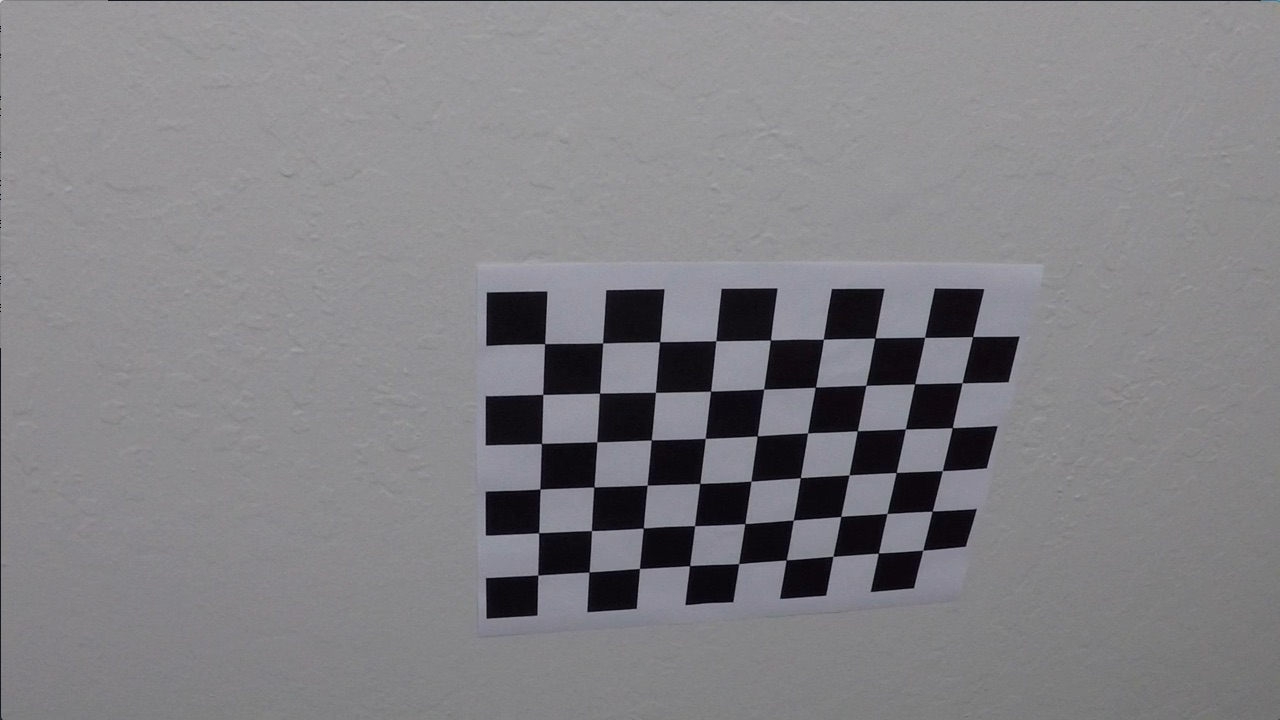
#> input picture camera_cal/calibration10.jpg, 1280 x 720 px; its folder holds only this picture in this run
$ jupyter execute --allow-errors 'Camera Calibration and Undistorting.ipynb'   (shell and % lines are left out)   (older library calls are emulated)
#> lines starting #> are read from the running program, lines starting #| are printed output that depends on the picture; after the words box and inside, x2 and y2 are one past the last pixel; in counts of white or black regions, pixels touching at a corner belong together
# Advanced Lane Finding

The goals / steps of this project are the following:

    Compute the camera calibration matrix and distortion coefficients given a set of chessboard images.
    Apply a distortion correction to raw images.
    Use color transforms, gradients, etc., to create a thresholded binary image.
    Apply a perspective transform to rectify binary image ("birds-eye view").
    Detect lane pixels and fit to find the lane boundary.
    Determine the curvature of the lane and vehicle position with respect to center.
    Warp the detected lane boundaries back onto the original image.
    Output visual display of the lane boundaries and numerical estimation of lane curvature and vehicle position.

## 0. Dependencys

[cell 1]
import os
import numpy as np
import cv2
import glob
import matplotlib
import matplotlib.pyplot as plt
import pickle

out_dir='output_images/'
# Make a list of calibration images
images = glob.glob('camera_cal/calibration*.jpg')

## 1. Camera Calibration

[cell 2]
def gen_obj_points (size):
    objp = np.zeros ((size[0] * size[1], 3), np.float32)
    objp [:, :2] = np.mgrid [0:size[0], 0:size[1]].T.reshape (-1, 2)
    return objp

obj_points = []
img_points = []

calibration_images = []
for file in glob.glob("camera_cal/calibration*.jpg"):
    img = cv2.imread (file)
#> img is the input picture: shape (720, 1280, 3); mean B, G, R 133.1, 129.4, 130.2
    gray = cv2.cvtColor (img, cv2.COLOR_BGR2GRAY)

    # there are not all chessboard corners detected on all images
    # sometime it detects smaller patterns
    # that's why I use different patterns to detect as much corners as possible

    pattern_size = (9, 6)
    found, corners = cv2.findChessboardCorners(gray, pattern_size, None, flags=cv2.CALIB_CB_ADAPTIVE_THRESH)
#> found = True; corners = 54 rows, first 8: [544.7, 343.6], [602.6, 342.9], [659.6, 341.7], [715.9, 340.6], [770.5, 340], [823.4, 339.3], [874.8, 338], [924.7, 337.3]
    if (not found):
        pattern_size = (9, 5)
        found, corners = cv2.findChessboardCorners(gray, pattern_size, None, flags=cv2.CALIB_CB_ADAPTIVE_THRESH)
    if (not found):
        pattern_size = (8, 6)
        found, corners = cv2.findChessboardCorners(gray, pattern_size, None, flags=cv2.CALIB_CB_ADAPTIVE_THRESH)
    if (not found):
        pattern_size = (7, 6)
        found, corners = cv2.findChessboardCorners(gray, pattern_size, None, flags=cv2.CALIB_CB_ADAPTIVE_THRESH)

    if (found):
        # saving corresponding object points
        obj_points.append (gen_obj_points (pattern_size))
        img_points.append (corners)
        cv2.drawChessboardCorners(img, pattern_size, corners, found)
#> img: shape (720, 1280, 3); 1.92% of pixels changed, all inside (x1, y1, x2, y2) = (532, 331, 980, 582)
        image_name=os.path.split(file)[1]
        write_name = out_dir+'corners_found_ny'+ str(pattern_size) +'_'+image_name
        cv2.imwrite(write_name, img)
        print(file)
        cv2.imshow('img', img)
        cv2.waitKey(500)

cv2.destroyAllWindows()

img = cv2.imread('camera_cal/calibration1.jpg')
#> (the rest of this cell did not finish here and is left out)

[cell 3]
# Save the camera calibration result for later use (we won't worry about rvecs / tvecs)
dist_pickle = {}
#> (the rest of this cell did not finish here and is left out)

[cell 4]
def undistort(img, mtx, dist):
    return cv2.undistort(img, mtx, dist, None, mtx)


# Test undistortion on an image
img = cv2.imread('camera_cal/calibration1.jpg')

#> (the rest of this cell did not finish here and is left out)

#> (a cell that did not finish here is left out)

[cell 6]
# Test undistortion on an image
img = cv2.cvtColor(cv2.imread ('test_images/straight_lines1.jpg'), cv2.COLOR_BGR2RGB)
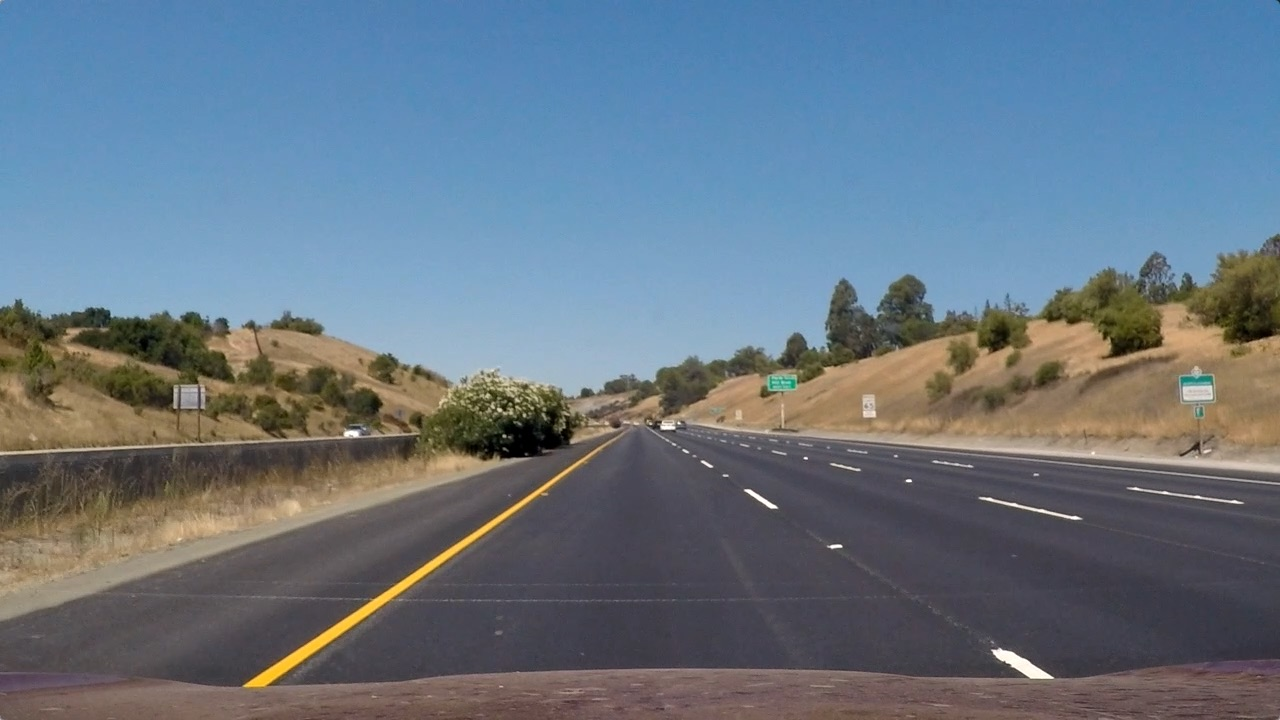
#> input picture test_images/straight_lines1.jpg, 1280 x 720 px

# Do camera calibration given object points and image points
#> (the rest of this cell did not finish here and is left out)

## 3. Create a thresholded binary image

[cell 7]
def abs_sobel_thresholding(gray, orient='x', sobel_kernel=3, thresh=(0, 255)):
    # Calculate directional gradient

    # 1) Take the derivative in x or y given orient = 'x' or 'y'
    if orient == 'x':
        sobel = cv2.Sobel(gray, cv2.CV_64F, 1, 0, ksize=sobel_kernel)
    else:
        sobel = cv2.Sobel(gray, cv2.CV_64F, 0, 1, ksize=sobel_kernel)
    # 2) Take the absolute value of the derivative or gradient
    abs_sobel = np.absolute(sobel)
    # 3) Scale to 8-bit (0 - 255) then convert to type = np.uint8
    scaled_sobel = np.uint8(255 * abs_sobel / np.max(abs_sobel))
    # 4) Create a mask of 1's where the scaled gradient magnitude
    # is > thresh_min and < thresh_max
    sxbinary = np.zeros_like(scaled_sobel)
    sxbinary[(scaled_sobel >= thresh[0]) & (scaled_sobel <= thresh[1])] = 1
    # 5) Return this mask as your binary_output image
    return sxbinary

def get_S_L(image):
    hls = cv2.cvtColor(image, cv2.COLOR_BGR2HLS)
#> hls: shape (720, 1280, 3); mean of channels 0, 1, 2 72.8, 117, 67
    S = hls[:,:,2]
    L = hls[:,:,1]
    return S, L

def light_mask(L, S):
    light_mask = np.zeros_like(L)
    light_mask[(S >= 5) & (L >= 130)] = 1
    return light_mask

# Retuns binary image based on thresholding functions
def get_binary_image(image):
    S, L = get_S_L(image)

    lm = light_mask(L, S)

    # Choose a Sobel kernel size
    ksize = 3 # Choose a larger odd number to smooth gradient measurements

    # Apply each of the thresholding functions
    gradx_l = abs_sobel_thresholding(L, orient='x', sobel_kernel=ksize, thresh=(25, 100))
    gradx_s = abs_sobel_thresholding(S, orient='x', sobel_kernel=ksize, thresh=(10, 100))

    combined = np.zeros_like(gradx_s)
    # For some images S channel works better, while for others L channel does
    # Mix results from either channels
    combined[((gradx_l == 1) | (gradx_s == 1)) & (lm == 1)] = 1

    return combined

[cell 8]
# Test undistortion on an image
img = cv2.cvtColor(cv2.imread ('test_images/straight_lines1.jpg'), cv2.COLOR_BGR2RGB)

S, L = get_S_L(img)
lm = light_mask(L, S)
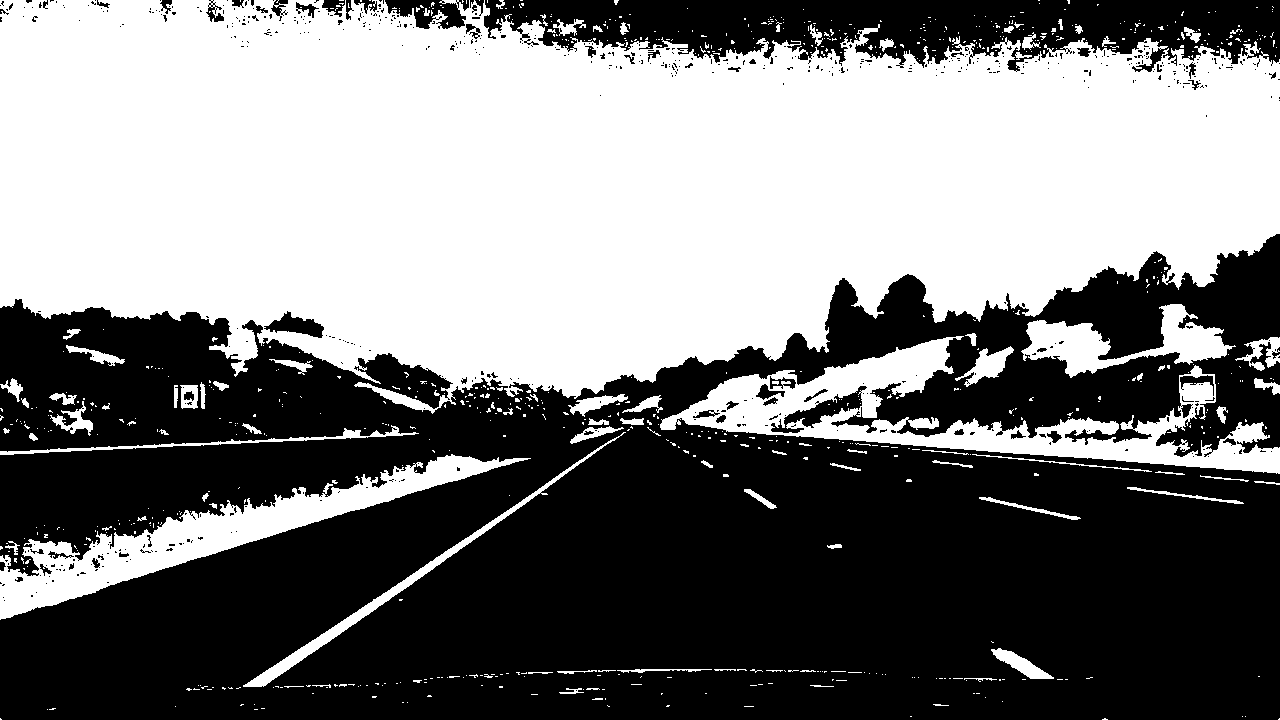
#> lm: shape (720, 1280); values 0 (black) and 1 (white), 48% white; 786 white regions (692 under 20 px), largest, box (x1, y1, x2, y2) and area: (0, 0, 1280, 414) 377338, (660, 336, 1280, 474) 23556, (0, 454, 531, 620) 18059

# Choose a Sobel kernel size
ksize = 3 # Choose a larger odd number to smooth gradient measurements

# Apply each of the thresholding functions
gradx_l = abs_sobel_thresholding(L, orient='x', sobel_kernel=ksize, thresh=(25, 100))
#> gradx_l: shape (720, 1280); values 0 (black) and 1 (white), 3.1% white in thin lines or dots
gradx_s = abs_sobel_thresholding(S, orient='x', sobel_kernel=ksize, thresh=(10, 100))
#> gradx_s: shape (720, 1280); values 0 (black) and 1 (white), 5.1% white in thin lines or dots

# Do camera calibration given object points and image points
combined = get_binary_image(img)
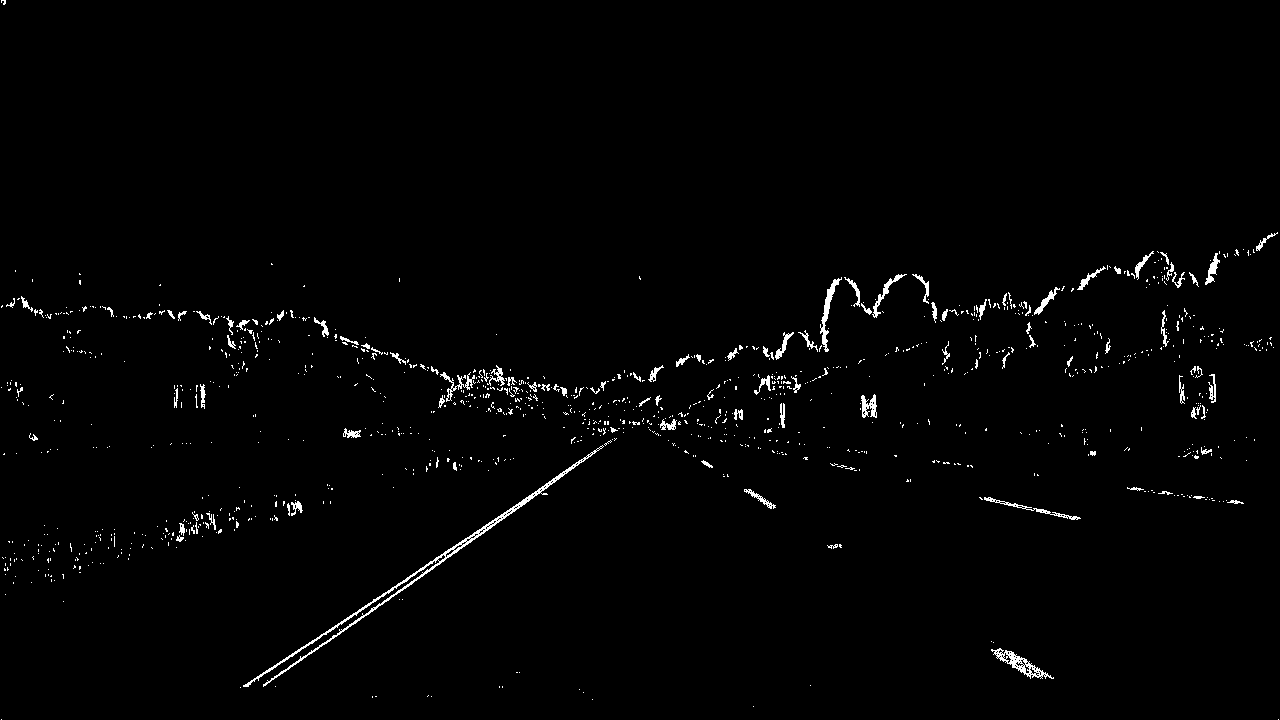
#> combined: shape (720, 1280); values 0 (black) and 1 (white), 1.4% white in thin lines or dots

f, ((ax11, ax12, ax13), (ax21, ax22, ax23), (ax31, ax32, ax33))= plt.subplots(3, 3, figsize=(20,10))

ax11.set_title('Original Image', fontsize=20)
ax11.axis('off')
ax11.imshow(img)

ax12.set_title('Combined', fontsize=20)
ax12.axis('off')
ax12.imshow(combined, cmap='gray')

ax13.axis('off')

ax21.set_title('L-Layer', fontsize=20)
ax21.axis('off')
ax21.imshow(L)

ax22.set_title('S-Layer', fontsize=20)
ax22.axis('off')
ax22.imshow(S)

ax23.set_title('Light mask', fontsize=20)
ax23.axis('off')
ax23.imshow(lm, cmap='gray')

ax31.set_title('Sobel threshold L-Layer', fontsize=20)
ax31.axis('off')
ax31.imshow(gradx_l, cmap='gray')

ax32.set_title('Sobel threshold S-Layer', fontsize=20)
ax32.axis('off')
ax32.imshow(gradx_s, cmap='gray')

ax33.axis('off')

## Perspective transform

[cell 9]
# determine perspective transform matrix
img = cv2.cvtColor(cv2.imread ('test_images/straight_lines2.jpg'), cv2.COLOR_BGR2RGB)
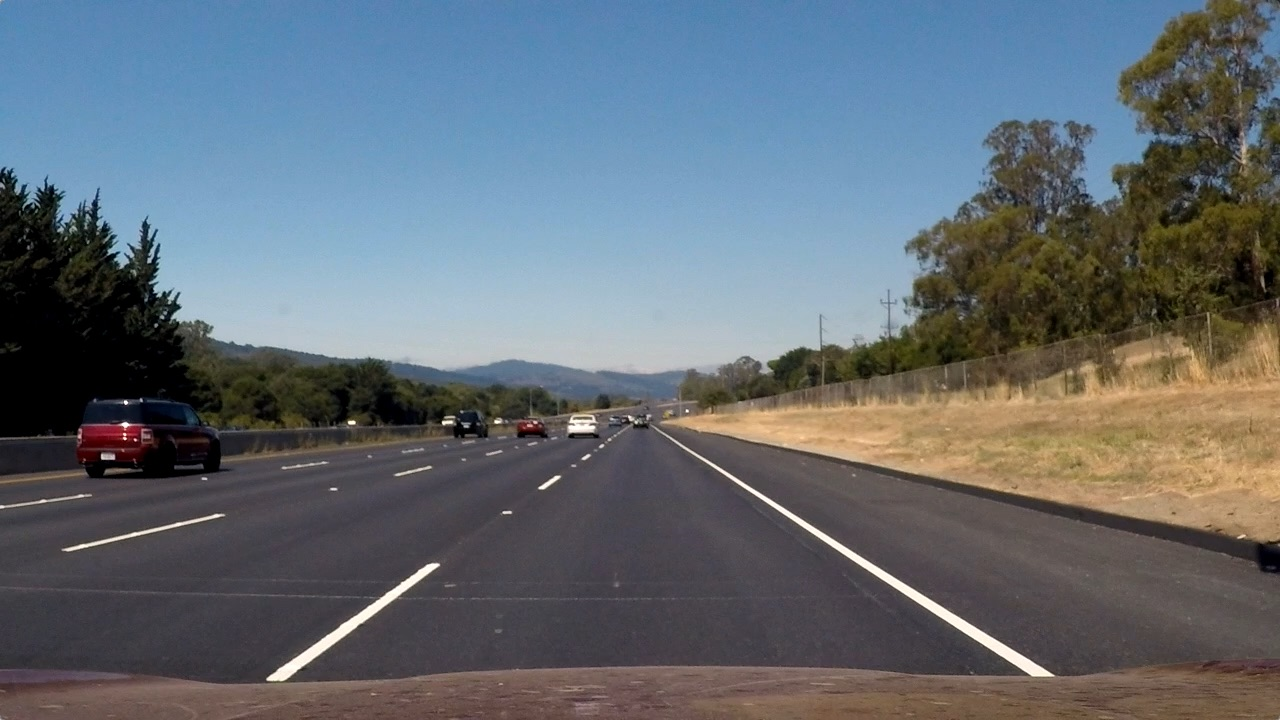
#> input picture test_images/straight_lines2.jpg, 1280 x 720 px
#> (the rest of this cell did not finish here and is left out)
